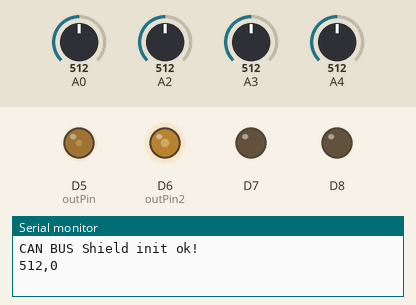
Bench run of a sketch on a simulated Arduino Zero (SAMD21). On the bench: output pins drawn as LEDs (lit = HIGH), the last lines printed to the serial monitor. The inputs (shaded band) are chosen by the test bench; at power-on: A2 = 512, A0 = 512, A3 = 512, A4 = 512.

Above: at 5.8 s.
5.9 s: A2 set to 229
11.9 s: A2 set to 200
At 16.2 s:
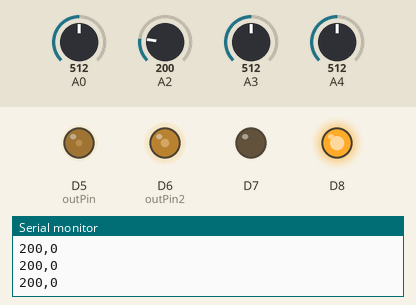
17.9 s: A2 set to 220
At 18.8 s:
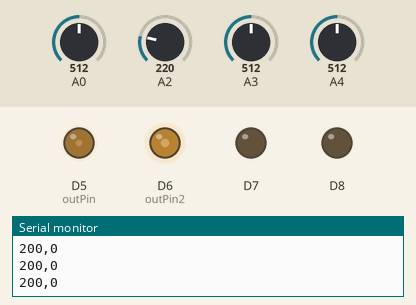
23.9 s: A2 set to 30
At 28.3 s:
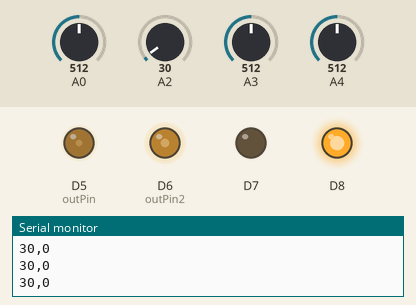
Timing chart, 0 to 29.8 s (numbered marks = the images above; inputs shaded):
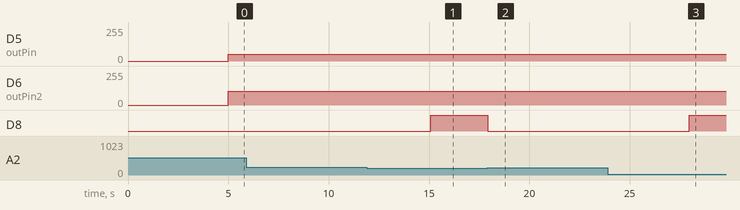

Measured:
- the behaviour switches between 211 and 210 on A2 (found by bisection; images 0 and 1)
- after the input at 11.9 s, D8: LOW → HIGH after 3.2 s
- after the input at 17.9 s, D8: HIGH → LOW at once
- after the input at 23.9 s, D8: LOW → HIGH after 4.1 s

The sketch:

send_pedal.ino
```cpp
// demo: CAN-BUS Shield, send data
// loovee@seeed.cc

#include <mcp_can.h>
#include <SPI.h>

/*SAMD core*/
#ifdef ARDUINO_SAMD_VARIANT_COMPLIANCE
    #define SERIAL SerialUSB
#else
    #define SERIAL Serial
#endif

// the cs pin of the version after v1.1 is default to D9
// v0.9b and v1.0 is default D10
const int SPI_CS_PIN = 9;

MCP_CAN CAN(SPI_CS_PIN);                                    // Set CS pin
int readValue1;
int readValue2;
int readValue3;
int outPin=5;
int outPin2=6;
float pot1=102;
float pot2=51;
float val1=255/2;
float val2=255/2;
float poten1 = 255/2;
float poten2 = 255/2;
int i = 0;
int t=0;
int travao =0;

void setup() {
    SERIAL.begin(115200);

    pinMode(A3,INPUT);
    pinMode(A2,INPUT);
  pinMode(A0,INPUT);
  pinMode(A4,INPUT);
  pinMode(outPin,OUTPUT);
  pinMode(outPin2,OUTPUT);
  pinMode(8,OUTPUT);
  pinMode(7,OUTPUT);

    while (CAN_OK != CAN.begin(CAN_500KBPS)) {            // init can bus : baudrate = 500k
        SERIAL.println("CAN BUS Shield init fail");
        SERIAL.println(" Init CAN BUS Shield again");
        delay(100);
    }
    SERIAL.println("CAN BUS Shield init ok!");
}

unsigned char len = 0;
unsigned char buf[8];
unsigned char stmp[8] = {0, 0, 0, 0, 0, 0, 0, 0};
void loop() {
  travao=0;
readValue3 = analogRead(A2);

//----------------------------------------------
if (CAN_MSGAVAIL == CAN.checkReceive()) {         // check if data coming
        CAN.readMsgBuf(&len, buf);    // read data,  len: data length, buf: data buf

        unsigned long canId = CAN.getCanId();
        if (canId == 0x231)
        {
          SERIAL.println("-----------------------------");
          SERIAL.print("Get data from ID: 0x");
          SERIAL.println(canId, HEX);

          for (int i = 0; i < len; i++) { // print the data
            SERIAL.print(buf[i], HEX);
            SERIAL.print("\t");
          }


          //desencriptação da mensagem para ter angulos desejados e atual
          if (canId == 0x231 && buf[4] == 0x02){
            travao = 1;}
            else {travao=0;}
        }
    }

//------------------------------------------------------------------

  i=i+1;

  //potenciometro
  poten1 = analogRead(A4);
  if (poten1 > 230) //147.9
  {poten1 = 230;}
  //if (poten1 < 102) //147.9
  //{poten1 = 102;}
  poten2 = poten1/2;

  if(readValue3 > 210){
  digitalWrite(8,LOW);
  delay(5000);}
  else{digitalWrite(8,HIGH);}
  //digitalWrite(8,HIGH);
  digitalWrite(7,LOW);

  if (i%20==0 && i/20>0)
  {pot1=pot1-0.5;
  pot2=pot2+0.5;}

  analogWrite(outPin,51);
  analogWrite(outPin2,102);

  readValue1 = analogRead(A3);
  readValue2 = analogRead(A0);

  Serial.print(readValue3);      //the first variable for plotting
  Serial.print(",");              //seperator
  Serial.println(travao);          //the second variable for plotting including line break

    // send data:  id = 0x00, standrad frame, data len = 8, stmp: data buf
    //stmp[7] = stmp[7] + 1;
    //if (stmp[7] == 100) {
      //  stmp[7] = 0;
       // stmp[6] = stmp[6] + 1;

        //if (stmp[6] == 100) {
          //  stmp[6] = 0;
           // stmp[5] = stmp[6] + 1;
        //}
    //}

    stmp[0]=readValue1/100;

    stmp[1]=readValue1%100;

    stmp[2]=readValue2/100;

    stmp[3]=readValue2%100;

    stmp[4]=t/1000;
    stmp[5]=t%1000;
    CAN.sendMsgBuf(0x500, 0, 8, stmp);
    delay(25);                       // send data per 100ms
    t=t+25;
}

// END FILE
```
